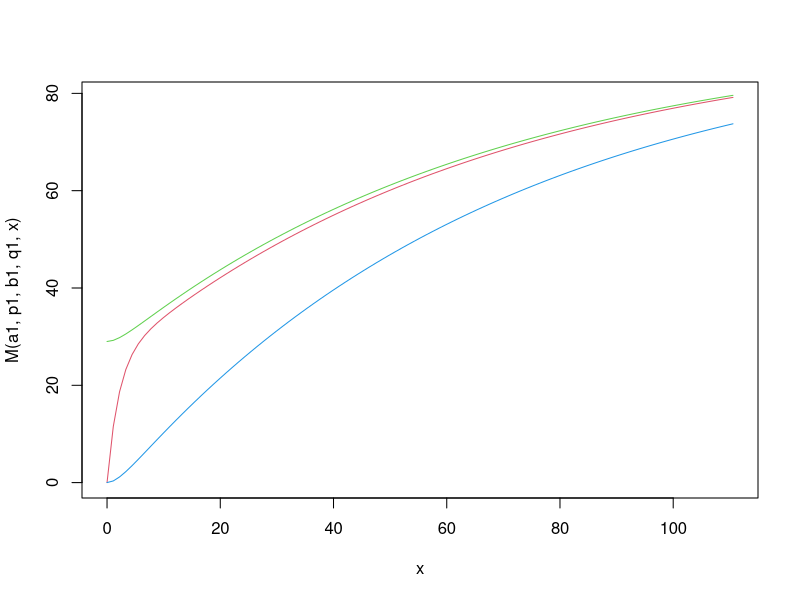
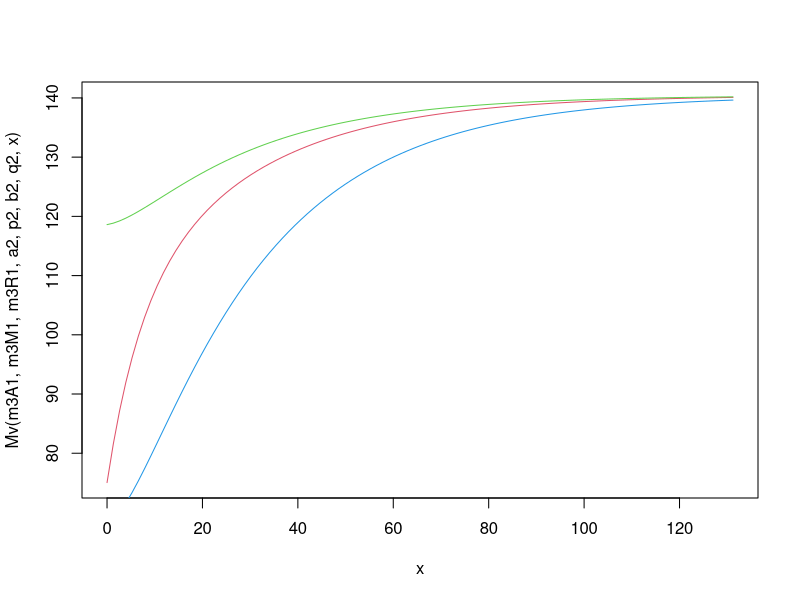
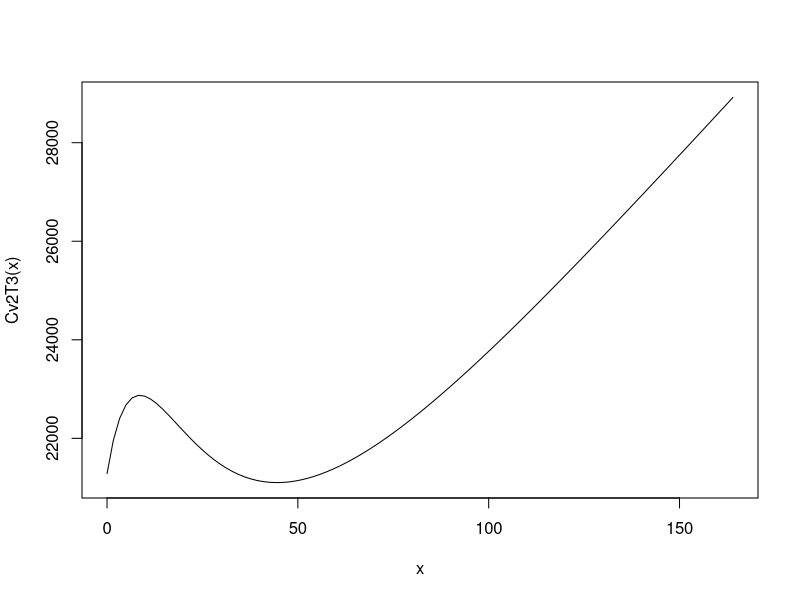
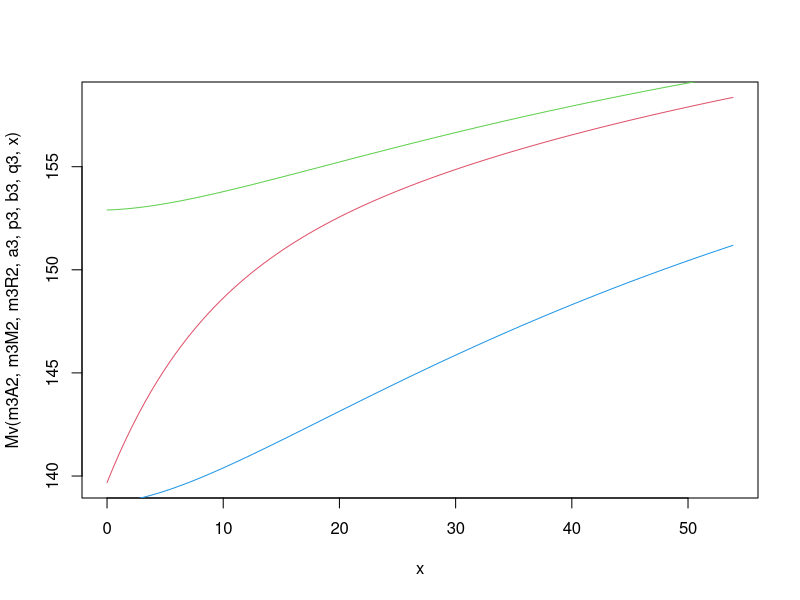
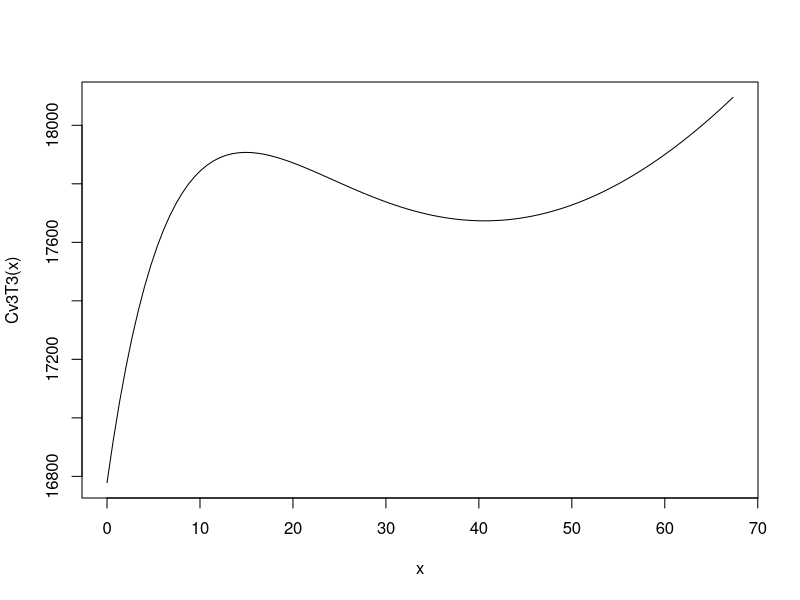

The R source for these figures, in order:
# This is the code file for paper "A Study on Optimal Release Schedule for Multi-Version Software"
#################### Information updating - Case I ####################

################ for version 1 #################
gc()
#set g and k
g=function(p,b) (p+b)/2
k=function(p,b,q) sqrt(g(p,b)^2-p*b*(1-q))
#set hyperbolic functions
HM=function(p,b,q,t) (g(p,b)-p*(1-q))*sinh(k(p,b,q)*t)+k(p,b,q)*cosh(k(p,b,q)*t)
HR=function(p,b,q,t) g(p,b)*sinh(k(p,b,q)*t)+k(p,b,q)*cosh(k(p,b,q)*t)
HM2=function(VA1,VM1,VR1,p,b,q,t) ((b-g(p,b))*VM1+p*q*VR1)*sinh(k(p,b,q)*t)+VM1*k(p,b,q)*cosh(k(p,b,q)*t)
HR2=function(VA1,VM1,VR1,p,b,q,t) (b*VM1+(p-g(p,b))*VR1)*sinh(k(p,b,q)*t)+VR1*k(p,b,q)*cosh(k(p,b,q)*t)

#set M(t),R(t),A(t),B(t)
M=function(a,p,b,q,t) a/(1-q)*(1-exp(-g(p,b)*t)/k(p,b,q)*HM(p,b,q,t))
R=function(a,p,b,q,t) a/(1-q)*(1-exp(-g(p,b)*t)/k(p,b,q)*HR(p,b,q,t))
A=function(a,p,b,q,t) a+q*R(a,p,b,q,t)
B=function(a,p,b,q,t) A(a,p,b,q,t)-R(a,p,b,q,t)

Mv=function(VA1,VM1,VR1,a,p,b,q,t) (VA1+a-q*VR1)/(1-q)*(1-exp(-g(p,b)*t)/k(p,b,q)*HM(p,b,q,t))+exp(-g(p,b)*t)/k(p,b,q)*HM2(VA1,VM1,VR1,p,b,q,t)
Rv=function(VA1,VM1,VR1,a,p,b,q,t) (VA1+a-q*VR1)/(1-q)*(1-exp(-g(p,b)*t)/k(p,b,q)*HR(p,b,q,t))+exp(-g(p,b)*t)/k(p,b,q)*HR2(VA1,VM1,VR1,p,b,q,t)
Av=function(VA1,VM1,VR1,a,p,b,q,t) VA1+a-q*VR1+q*Rv(VA1,VM1,VR1,a,p,b,q,t)
Bv=function(VA1,VM1,VR1,a,p,b,q,t) Av(VA1,VM1,VR1,a,p,b,q,t)-Rv(VA1,VM1,VR1,a,p,b,q,t)

#set the parameters and the cost function for version 1
c11=90
c12=100
c13=160
c14=1530
a1=29
p1=0.4568
b1=0.0507
q1=0.6861

C1=function(t1)
{
  c11*t1+c12*M(a1,p1,b1,q1,t1)+c13*R(a1,p1,b1,q1,t1)+c14*B(a1,p1,b1,q1,t1)
}

print("### Version 1 ###")
#for DP
print("=== for DP solution: Testing Time, Total Cost, A, M, R ")
dp.t1=92.1281
dp.c1=C1(dp.t1)
m3A1=A(a1,p1,b1,q1,dp.t1)
m3M1=M(a1,p1,b1,q1,dp.t1)
m3R1=R(a1,p1,b1,q1,dp.t1)
m3RC1=c14*B(a1,p1,b1,q1,dp.t1)  #risk cost
sprintf("A1= %f ; M1= %f ; R1= %f " , m3A1, m3M1, m3R1)
sprintf("Optimal testing time = %f ; Optimal testing cost = %f ; Risk Cost = %f" , dp.t1, dp.c1, m3RC1)

#draw M, R, A for version 1
curve(M(a1,p1,b1,q1,x),xlim=c(0,dp.t1*1.2), col = 2)  #red
curve(R(a1,p1,b1,q1,x),xlim=c(0,dp.t1*1.2),add = TRUE, col = 4)  #blue
curve(A(a1,p1,b1,q1,x),xlim=c(0,dp.t1*1.2),add = TRUE, col = 3)   #green #blue

#################### for version 2 ####################
#set the parameters and the cost function for version 2
c21=85
c22=90
c23=125
c24=420
a2=43
p2=0.123
b2=0.0632
q2=0.301

Cv2=function(VA1,VM1,VR1,tv)
{
  c21*tv+c22*(Mv(VA1,VM1,VR1,a2,p2,b2,q2,tv)-VM1)  +c23*(Rv(VA1,VM1,VR1,a2,p2,b2,q2,tv)-VR1) +c24*Bv(VA1,VM1,VR1,a2,p2,b2,q2,tv)
}
Cv2T1=function(tv)
{ Cv2(m1A1,m1M1,m1R1,tv) }
Cv2T3=function(tv)
{ Cv2(m3A1,m3M1,m3R1,tv) }

print("### Version 2 ###")

#for DP
print("=== for DP solution: Testing Time, Total Cost, A, M, R ======")
dp.t2=109.3366  # the value got from DP program in advance
dp.c2=Cv2T3(dp.t2)
m3A2=Av(m3A1,m3M1,m3R1,a2,p2,b2,q2,dp.t2)
m3M2=Mv(m3A1,m3M1,m3R1,a2,p2,b2,q2,dp.t2)
m3R2=Rv(m3A1,m3M1,m3R1,a2,p2,b2,q2,dp.t2)
m3RC2=c24*Bv(m3A1,m3M1,m3R1,a2,p2,b2,q2,dp.t2) #risk cost
sprintf("A2= %f ; M2= %f ; R2= %f " , m3A2, m3M2, m3R2)
sprintf("Optimal testing time = %f ; Optimal testing cost = %f ; Risk Cost = %f" , dp.t2, dp.c2, m3RC2)

#draw M, R, A for version 2
curve(Mv(m3A1,m3M1,m3R1,a2,p2,b2,q2,x),xlim=c(0,dp.t2*1.2), col = 2)  #red
curve(Rv(m3A1,m3M1,m3R1,a2,p2,b2,q2,x),xlim=c(0,dp.t2*1.2),add = TRUE, col = 4)  #blue
curve(Av(m3A1,m3M1,m3R1,a2,p2,b2,q2,x),xlim=c(0,dp.t2*1.2),add = TRUE, col = 3)   #green #blue
curve(Cv2T3(x),xlim=c(0,dp.t2*1.5))  # draw the curve of the cost for DP solution, version 2

#################### for version 3 ####################
#set the parameters and the cost function for version 3
c31=95
c32=105
c33=170
c34=1180
a3=13
p3=0.1066
b3=0.0341
q3=0.4791

Cv3=function(VA1,VM1,VR1,tv)
{
  c31*tv+c32*(Mv(VA1,VM1,VR1,a3,p3,b3,q3,tv)-VM1)+c33*(Rv(VA1,VM1,VR1,a3,p3,b3,q3,tv)-VR1)+c34*Bv(VA1,VM1,VR1,a3,p3,b3,q3,tv)
}
Cv3T1=function(tv)
{ Cv3(m1A2,m1M2,m1R2,tv) }
Cv3T3=function(tv)
{ Cv3(m3A2,m3M2,m3R2,tv) }

print("### Version 3 ###")
#for DP
print("=== for dynamic programming: Testing Time, Total Cost, A, M, R ===")
dp.t3=44.8900     # the value got from DP program in advance
dp.c3=Cv3T3(dp.t3)
m3A3=Av(m3A2,m3M2,m3R2,a3,p3,b3,q3,dp.t3)
m3M3=Mv(m3A2,m3M2,m3R2,a3,p3,b3,q3,dp.t3)
m3R3=Rv(m3A2,m3M2,m3R2,a3,p3,b3,q3,dp.t3)
m3RC3=c34*Bv(m3A2,m3M2,m3R2,a3,p3,b3,q3,dp.t3)     #risk cost
sprintf("A3= %f ; M3= %f ; R3= %f " , m3A3, m3M3, m3R3)
sprintf("Optimal testing time = %f ; Optimal testing cost = %f ; Risk Cost = %f" , dp.t3, dp.c3, m3RC3)

#draw M, R, A for version 3
curve(Mv(m3A2,m3M2,m3R2,a3,p3,b3,q3,x),xlim=c(0,dp.t3*1.2), col = 2)  #red
curve(Rv(m3R2,m3M2,m3R2,a3,p3,b3,q3,x),xlim=c(0,dp.t3*1.2),add = TRUE, col = 4)  #blue
curve(Av(m3A2,m3M2,m3R2,a3,p3,b3,q3,x),xlim=c(0,dp.t3*1.2),add = TRUE, col = 3)   #green #blue
curve(Cv3T3(x),xlim=c(0,dp.t3*1.5))  # draw the curve of the cost for DP solution, version 3
